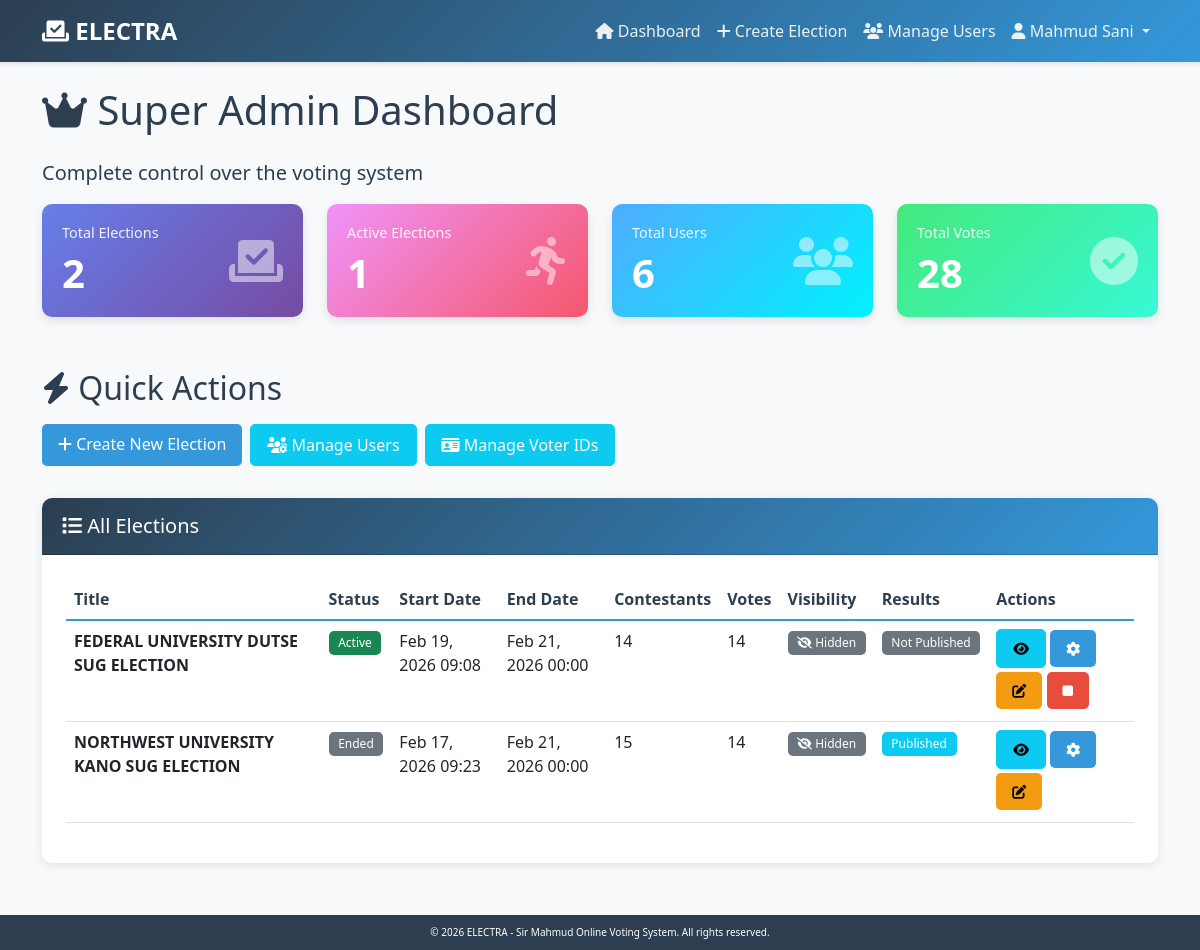
/super-admin/dashboard/ (signed in), run on the app's committed database.
### accounts/models.py (models this page shows, shortened)
class User(AbstractBaseUser, PermissionsMixin):
    ROLE_CHOICES = [
        ('voter', 'Voter'),
        ('admin', 'Admin'),
        ('super_admin', 'Super Admin'),
    ]
    email = models.EmailField(unique=True, max_length=255)
    voter_id = models.CharField(max_length=50, unique=True, db_index=True)
    first_name = models.CharField(max_length=100)
    last_name = models.CharField(max_length=100)
    role = models.CharField(max_length=20, choices=ROLE_CHOICES, default='voter')
    is_active = models.BooleanField(default=True)
    is_staff = models.BooleanField(default=False)
    date_joined = models.DateTimeField(auto_now_add=True)
    objects = UserManager()
    USERNAME_FIELD = 'email'
    REQUIRED_FIELDS = ['voter_id', 'first_name', 'last_name']
    class Meta:
        verbose_name = 'User'
        verbose_name_plural = 'Users'
        ordering = ['-date_joined']
    def get_full_name(self):
        return f"{self.first_name} {self.last_name}"
    def is_super_admin(self):
        return self.role == 'super_admin'

### elections/models.py (models this page shows, shortened)
class Election(models.Model):
    visible_to_voters = models.BooleanField(default=False)
    STATUS_CHOICES = [
        ('upcoming', 'Upcoming'),
        ('active', 'Active'),
        ('ended', 'Ended'),
    ]
    title = models.CharField(max_length=200)
    description = models.TextField()
    start_date = models.DateTimeField()
    end_date = models.DateTimeField()
    status = models.CharField(
        max_length=20,
        choices=STATUS_CHOICES,
        default='upcoming'
    )
    results_published = models.BooleanField(default=False)
    created_by = models.ForeignKey(
        User,
        on_delete=models.SET_NULL,
        null=True,
        related_name='created_elections'
    )
    created_at = models.DateTimeField(auto_now_add=True)
    updated_at = models.DateTimeField(auto_now=True)
    class Meta:
        verbose_name = 'Election'
        verbose_name_plural = 'Elections'
        ordering = ['-created_at']
    def get_total_votes(self):
        return self.votes.count()

### voters/views.py (the view)
# urls.py: path('super-admin/dashboard/', views.super_admin_dashboard, name='super_admin_dashboard'),
@login_required
@super_admin_required
def super_admin_dashboard(request):
    elections = Election.objects.all()
    users = User.objects.all()
    total_votes = Vote.objects.count()
    context = {
        'elections': elections,
        'users': users,
        'total_elections': elections.count(),
        'total_users': users.count(),
        'total_votes': total_votes,
        'active_elections': elections.filter(status='active').count(),
    }
    return render(request, 'voters/super_admin_dashboard.html', context)

### templates/voters/super_admin_dashboard.html (shortened to what this page needs)
{% extends 'base.html' %}
{% block content %}
<div class="row">
    <div class="col-12">
        <h1 class="mb-4">
            <i class="fas fa-crown"></i> Super Admin Dashboard
        </h1>
        <p class="lead">Complete control over the voting system</p>
    </div>
</div>
<div class="row">
    <div class="col-md-3">
        <div class="stats-card">
            <div class="d-flex justify-content-between align-items-center">
                <div>
                    <h6>Total Elections</h6>
                    <h3>{{ total_elections }}</h3>
                </div>
                <i class="fas fa-vote-yea fa-3x opacity-50"></i>
            </div>
        </div>
    </div>
    <div class="col-md-3">
        <div class="stats-card stats-card-pink">
            <div class="d-flex justify-content-between align-items-center">
                <div>
                    <h6>Active Elections</h6>
                    <h3>{{ active_elections }}</h3>
                </div>
                <i class="fas fa-running fa-3x opacity-50"></i>
            </div>
        </div>
    </div>
    <div class="col-md-3">
        <div class="stats-card stats-card-blue">
            <div class="d-flex justify-content-between align-items-center">
                <div>
                    <h6>Total Users</h6>
                    <h3>{{ total_users }}</h3>
                </div>
                <i class="fas fa-users fa-3x opacity-50"></i>
            </div>
        </div>
    </div>
    <div class="col-md-3">
        <div class="stats-card stats-card-green">
            <div class="d-flex justify-content-between align-items-center">
                <div>
                    <h6>Total Votes</h6>
                    <h3>{{ total_votes }}</h3>
                </div>
                <i class="fas fa-check-circle fa-3x opacity-50"></i>
            </div>
        </div>
    </div>
</div>
<div class="row section-spacing">
    <div class="col-12">
        <h2 class="mb-3">
            <i class="fas fa-bolt"></i> Quick Actions
        </h2>
        <div class="d-flex gap-2 flex-wrap">
            <a href="{% url 'elections:create_election' %}" class="btn btn-primary">
                <i class="fas fa-plus"></i> Create New Election
            </a>
            <a href="{% url 'voters:manage_users' %}" class="btn btn-info text-white">
                <i class="fas fa-users-cog"></i> Manage Users
            </a>
            <a href="{% url 'accounts:manage_voter_ids' %}" class="btn btn-info text-white">
                <i class="fas fa-id-card"></i> Manage Voter IDs
            </a>
        </div>
    </div>
</div>
<div class="row section-spacing">
    <div class="col-12">
        <div class="card">
            <div class="card-header">
                <h5 class="mb-0">
                    <i class="fas fa-list"></i> All Elections
                </h5>
            </div>
            <div class="card-body">
                {% if elections %}
                <div class="table-responsive">
                    <table class="table table-hover">
                        <thead>
                            <tr>
                                <th>Title</th>
                                <th>Status</th>
                                <th>Start Date</th>
                                <th>End Date</th>
                                <th>Contestants</th>
                                <th>Votes</th>
                                <th>Visibility</th>
                                <th>Results</th>
                                <th>Actions</th>
                            </tr>
                        </thead>
                        <tbody>
                            {% for election in elections %}
                            <tr>
                                <td><strong>{{ election.title }}</strong></td>
                                <td>
                                    {% if election.status == 'active' %}
                                        <span class="badge bg-success">Active</span>
                                    {% elif election.status == 'upcoming' %}
                                        <span class="badge bg-warning text-dark">Upcoming</span>
                                    {% else %}
                                        <span class="badge bg-secondary">Ended</span>
                                    {% endif %}
                                </td>
                                <td>{{ election.start_date|date:"M d, Y H:i" }}</td>
                                <td>{{ election.end_date|date:"M d, Y H:i" }}</td>
                                <td>{{ election.contestants.count }}</td>
                                <td>{{ election.get_total_votes }}</td>
                                <td>
                                    {% if election.visible_to_voters %}
                                        <span class="badge bg-success">
                                            <i class="fas fa-eye"></i> Visible
                                        </span>
                                    {% else %}
                                        <span class="badge bg-secondary">
                                            <i class="fas fa-eye-slash"></i> Hidden
                                        </span>
                                    {% endif %}
                                </td>
                                <td>
                                    {% if election.results_published %}
                                        <span class="badge bg-info">Published</span>
                                    {% else %}
                                        <span class="badge bg-secondary">Not Published</span>
                                    {% endif %}
                                </td>
                                <td>
                                    <a href="{% url 'elections:toggle_visibility' election.id %}"
                                       class="btn btn-sm btn-info mb-1"
                                       title="{% if election.visible_to_voters %}Hide from voters{% else %}Show to voters{% endif %}">
                                        {% if election.visible_to_voters %}
                                            <i class="fas fa-eye-slash"></i>
                                        {% else %}
                                            <i class="fas fa-eye"></i>
                                        {% endif %}
                                    </a>
                                    <a href="{% url 'elections:manage_election' election.id %}"
                                       class="btn btn-sm btn-primary mb-1"
                                       title="Manage">
                                        <i class="fas fa-cog"></i>
                                    </a>
                                    <a href="{% url 'elections:edit_election' election.id %}"
                                       class="btn btn-sm btn-warning mb-1"
                                       title="Edit">
                                        <i class="fas fa-edit"></i>
                                    </a>
                                    {% if election.status == 'upcoming' %}
                                        <a href="{% url 'elections:start_election' election.id %}"
                                           class="btn btn-sm btn-success mb-1"
                                           onclick="return confirm('Start this election?')"
                                           title="Start Election">
                                            <i class="fas fa-play"></i>
                                        </a>
                                    {% elif election.status == 'active' %}
                                        <a href="{% url 'elections:end_election' election.id %}"
                                           class="btn btn-sm btn-danger mb-1"
                                           onclick="return confirm('End this election?')"
                                           title="End Election">
                                            <i class="fas fa-stop"></i>
                                        </a>
                                    {% endif %}
                                </td>
                            </tr>
                            {% endfor %}
                        </tbody>
                    </table>
                </div>
                {% else %}
                <div class="alert alert-info">
                    <i class="fas fa-info-circle"></i> No elections created yet.
                    <a href="{% url 'elections:create_election' %}">Create your first election</a>
                </div>
                {% endif %}
            </div>
        </div>
    </div>
</div>
{% endblock %}

### templates/base.html (shortened to what this page needs)
{% load static %}
<!DOCTYPE html>
<html lang="en">
<head>
    <link href="https://cdn.jsdelivr.net/npm/bootstrap@5.3.0/dist/css/bootstrap.min.css" rel="stylesheet">
    <link rel="stylesheet" href="https://cdnjs.cloudflare.com/ajax/libs/font-awesome/6.4.0/css/all.min.css">
    <link rel="stylesheet" href="{% static 'css/style.css' %}">
</head>
<body>
    <nav class="navbar navbar-expand-lg navbar-dark">
        <div class="container">
            <a class="navbar-brand" href="{% url 'home' %}">
                <i class="fas fa-vote-yea"></i> ELECTRA
            </a>
            <div class="collapse navbar-collapse" id="navbarNav">
                <ul class="navbar-nav ms-auto">
                    {% if user.is_authenticated %}
                        <li class="nav-item">
                            <a class="nav-link" href="{% url 'home' %}">
                                <i class="fas fa-home"></i> Dashboard
                            </a>
                        </li>
                        {% if user.is_super_admin %}
                        <li class="nav-item">
                            <a class="nav-link" href="{% url 'elections:create_election' %}">
                                <i class="fas fa-plus"></i> Create Election
                            </a>
                        </li>
                        <li class="nav-item">
                            <a class="nav-link" href="{% url 'voters:manage_users' %}">
                                <i class="fas fa-users"></i> Manage Users
                            </a>
                        </li>
                        {% endif %}
                        <li class="nav-item dropdown">
                            <a class="nav-link dropdown-toggle" href="#" id="navbarDropdown" role="button"
                               data-bs-toggle="dropdown" aria-expanded="false">
                                <i class="fas fa-user"></i> {{ user.get_full_name }}
                            </a>
                        </li>
                    {% endif %}
                </ul>
            </div>
        </div>
    </nav>
    <main class="container my-4">
        {% block content %}{% endblock %}
    </main>
    <footer class="footer mt-auto">
        <div class="container">
            <p class="mb-0">
                &copy; 2026 ELECTRA - Sir Mahmud Online Voting System. All rights reserved.
            </p>
        </div>
    </footer>
</body>
</html>

### static/css/style.css (style rules this page uses)
:root { --primary-color: #2c3e50; --secondary-color: #3498db; --success-color: #27ae60; --danger-color: #e74c3c; --warning-color: #f39c12; --info-color: #3498db; --light-bg: #f8f9fa; --white: #ffffff; --dark-text: #2c3e50; --muted-text: #6c757d; }
body { font-family: 'Segoe UI', Tahoma, Geneva, Verdana, sans-serif; background-color: var(--light-bg); color: var(--dark-text); }
.navbar { background: linear-gradient(135deg, var(--primary-color), var(--secondary-color)); box-shadow: 0 2px 4px rgba(0, 0, 0, 0.1); }
.navbar-brand { font-weight: 600; font-size: 1.5rem; color: var(--white) !important; }
.navbar-dark .navbar-nav .nav-link { color: rgba(255, 255, 255, 0.9); transition: color 0.3s ease; }
.card { border: none; border-radius: 10px; box-shadow: 0 2px 10px rgba(0, 0, 0, 0.1); margin-bottom: 20px; transition: transform 0.3s ease, box-shadow 0.3s ease; }
.card-header { background: linear-gradient(135deg, var(--primary-color), var(--secondary-color)); color: var(--white); border-radius: 10px 10px 0 0 !important; font-weight: 600; padding: 1rem 1.25rem; }
.card-body { padding: 1.5rem; }
.btn { border-radius: 5px; padding: 0.5rem 1rem; font-weight: 500; transition: all 0.3s ease; }
.btn-primary { background: var(--secondary-color); border: none; }
.btn-danger { background: var(--danger-color); border: none; }
.btn-warning { background: var(--warning-color); border: none; }
.badge { padding: 0.5em 0.8em; font-weight: 500; border-radius: 5px; }
.stats-card { background: linear-gradient(135deg, #667eea 0%, #764ba2 100%); color: var(--white); padding: 20px; border-radius: 10px; margin-bottom: 20px; box-shadow: 0 4px 10px rgba(0, 0, 0, 0.1); transition: transform 0.3s ease; }
.stats-card h3 { font-size: 2.5rem; font-weight: bold; margin: 0; }
.stats-card h6 { font-size: 0.9rem; opacity: 0.9; margin-bottom: 0.5rem; }
.stats-card .opacity-50 { opacity: 0.5; }
.stats-card-pink { background: linear-gradient(135deg, #f093fb 0%, #f5576c 100%); }
.stats-card-blue { background: linear-gradient(135deg, #4facfe 0%, #00f2fe 100%); }
.stats-card-green { background: linear-gradient(135deg, #43e97b 0%, #38f9d7 100%); }
.table { background: var(--white); }
.table thead th { border-bottom: 2px solid var(--secondary-color); font-weight: 600; color: var(--primary-color); }
.table-responsive { border-radius: 8px; overflow: hidden; }
.footer { margin-top: 20px; padding: 10px 0; background-color: var(--primary-color); color: var(--white); text-align: center; font-size: 10px; }
.footer p { margin: 0; }
.section-spacing { margin-top: 2rem; margin-bottom: 2rem; }

### data on the page
User: get_full_name "Mahmud Sani"
Election: title "FEDERAL UNIVERSITY DUTSE SUG ELECTION", status "Active", start_date "Feb 19, 2026 09:08", end_date "Feb 21, 2026 00:00", contestants.count "14", get_total_votes "14", visible_to_voters False (drawn), results_published "Not Published"
Election: title "NORTHWEST UNIVERSITY KANO SUG ELECTION", status "Ended", start_date "Feb 17, 2026 09:23", end_date "Feb 21, 2026 00:00", contestants.count "15", get_total_votes "14", visible_to_voters False (drawn), results_published "Published"

### other printed values
{{ total_elections }} "2"
{{ active_elections }} "1"
{{ total_users }} "6"
{{ total_votes }} "28"
